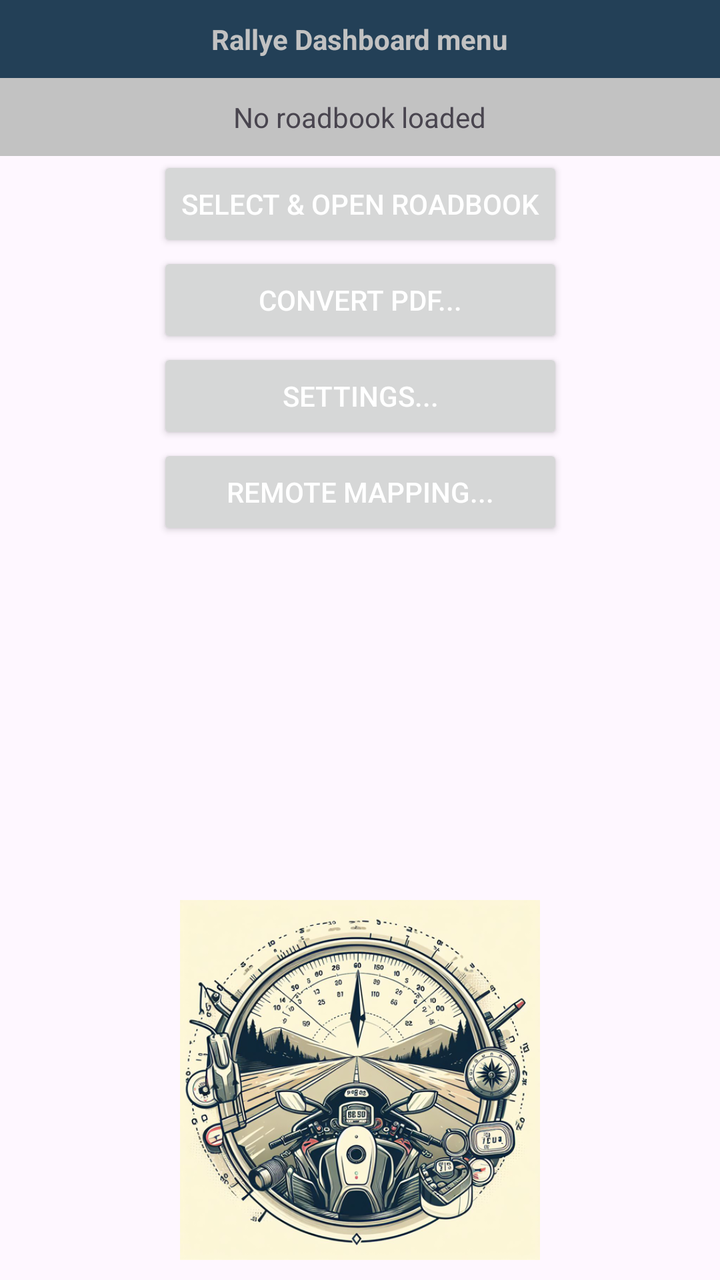
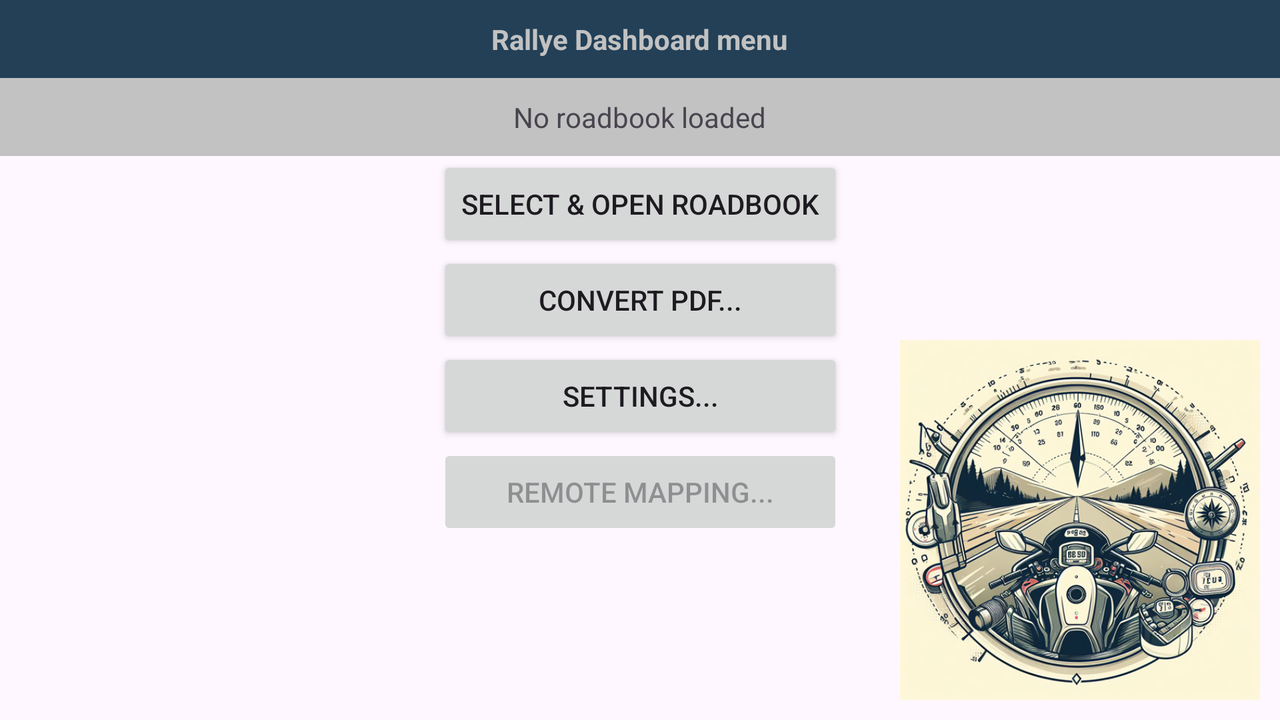

The same Android screen from two of the app's own layout files: first res/layout/ as a phone draws it, then the author's variant for another configuration, drawn on a device whose configuration selects that folder. Both files follow.
<!-- AndroidManifest.xml: application theme Theme.Rallye_Dashboard_kt -->
<!-- res/layout/advanced_menu_fragment.xml -->
<?xml version="1.0" encoding="utf-8"?>
<layout xmlns:android="http://schemas.android.com/apk/res/android"
    xmlns:app="http://schemas.android.com/apk/res-auto">

    <androidx.constraintlayout.widget.ConstraintLayout
        android:layout_width="match_parent"
        android:layout_height="match_parent">

        <ImageView
            android:layout_width="180dp"
            android:layout_height="wrap_content"
            android:layout_marginBottom="10dp"
            android:adjustViewBounds="true"
            android:scaleType="fitCenter"
            android:src="@drawable/icon"
            app:layout_constraintBottom_toBottomOf="parent"
            app:layout_constraintEnd_toEndOf="parent"
            app:layout_constraintStart_toStartOf="parent" />

        <FrameLayout
            android:id="@+id/title"
            android:layout_width="match_parent"
            android:layout_height="wrap_content"
            android:background="@color/dark_blue"
            app:layout_constraintEnd_toEndOf="parent"
            app:layout_constraintStart_toStartOf="parent"
            app:layout_constraintTop_toTopOf="parent">

            <TextView
                android:layout_width="wrap_content"
                android:layout_height="wrap_content"
                android:layout_gravity="center"
                android:layout_margin="10sp"
                android:text="@string/rallye_dashboard_menu"
                android:textColor="@color/menu_title"
                android:textStyle="bold" />

        </FrameLayout>

        <FrameLayout
            android:id="@+id/status"
            android:layout_width="match_parent"
            android:layout_height="wrap_content"
            android:background="@color/background"
            app:layout_constraintEnd_toEndOf="parent"
            app:layout_constraintStart_toStartOf="parent"
            app:layout_constraintTop_toBottomOf="@id/title">

            <TextView
                android:id="@+id/txt_roadbook_status"
                android:layout_width="wrap_content"
                android:layout_height="wrap_content"
                android:layout_gravity="center"
                android:layout_margin="10sp"
                android:text="@string/no_roadbook_loaded" />

        </FrameLayout>

        <Button
            android:id="@+id/bt_select_rb"
            android:layout_width="wrap_content"
            android:layout_height="wrap_content"
            android:layout_gravity="center"
            android:text="@string/select_amp_open_roadbook"
            android:textColor="@color/white"
            app:layout_constraintEnd_toEndOf="parent"
            app:layout_constraintStart_toStartOf="parent"
            app:layout_constraintTop_toBottomOf="@+id/status" />

        <Button
            android:id="@+id/bt_convert_pdf"
            android:layout_width="0dp"
            android:layout_height="wrap_content"
            android:layout_gravity="center"
            android:text="@string/convert_pdf"
            android:textColor="@color/white"
            app:layout_constraintEnd_toEndOf="@+id/bt_select_rb"
            app:layout_constraintStart_toStartOf="@+id/bt_select_rb"
            app:layout_constraintTop_toBottomOf="@+id/bt_select_rb" />

        <Button
            android:id="@+id/bt_settings"
            android:layout_width="0dp"
            android:layout_height="wrap_content"
            android:layout_gravity="center"
            android:text="@string/settings"
            android:textColor="@color/white"
            app:layout_constraintEnd_toEndOf="@+id/bt_select_rb"
            app:layout_constraintStart_toStartOf="@+id/bt_select_rb"
            app:layout_constraintTop_toBottomOf="@+id/bt_convert_pdf" />

        <Button
            android:id="@+id/bt_remote_config"
            android:layout_width="0dp"
            android:layout_height="wrap_content"
            android:layout_gravity="center"
            android:text="@string/remote_mapping"
            android:textColor="@color/white"
            app:layout_constraintEnd_toEndOf="@+id/bt_select_rb"
            app:layout_constraintStart_toStartOf="@+id/bt_select_rb"
            app:layout_constraintTop_toBottomOf="@+id/bt_settings" />

    </androidx.constraintlayout.widget.ConstraintLayout>
</layout>
<!-- resources referenced by this layout -->
<resources>
  <color name="background">#c2c2c2</color>
  <color name="dark_blue">#234057</color>
  <color name="menu_title">#c2c2c2</color>
  <color name="white">#FFFFFFFF</color>
  <!-- drawable icon: png bitmap (drawable, 466391 bytes) -->
  <string name="convert_pdf">Convert PDF...</string>
  <string name="no_roadbook_loaded">No roadbook loaded</string>
  <string name="rallye_dashboard_menu">Rallye Dashboard menu</string>
  <string name="remote_mapping">Remote mapping...</string>
  <string name="select_amp_open_roadbook">Select &amp; open roadbook</string>
  <string name="settings">Settings...</string>
  <style name="Theme.Rallye_Dashboard_kt" parent="Base.Theme.Rallye_Dashboard_kt" />
  <style name="Base.Theme.Rallye_Dashboard_kt" parent="Theme.Material3.DayNight.NoActionBar">
          
          <item name="colorPrimary">@color/dark_blue</item>
          <item name="colorPrimaryVariant">@color/light_blue</item>
      </style>
  <color name="light_blue">#3A5466</color>
</resources>
<!-- res/layout-land/advanced_menu_fragment.xml (the author's variant of the layout above) -->
<!-- drawn on the phone turned sideways -->
<?xml version="1.0" encoding="utf-8"?>
<layout xmlns:android="http://schemas.android.com/apk/res/android"
    xmlns:app="http://schemas.android.com/apk/res-auto">

    <androidx.constraintlayout.widget.ConstraintLayout
        android:layout_width="match_parent"
        android:layout_height="match_parent">

        <ImageView
            android:layout_width="180dp"
            android:layout_height="wrap_content"
            android:layout_marginBottom="10dp"
            android:layout_marginEnd="10dp"
            android:adjustViewBounds="true"
            android:scaleType="fitCenter"
            android:src="@drawable/icon"
            app:layout_constraintBottom_toBottomOf="parent"
            app:layout_constraintEnd_toEndOf="parent" />

        <FrameLayout
            android:id="@+id/title"
            android:layout_width="match_parent"
            android:layout_height="wrap_content"
            android:background="@color/dark_blue"
            app:layout_constraintEnd_toEndOf="parent"
            app:layout_constraintStart_toStartOf="parent"
            app:layout_constraintTop_toTopOf="parent">

            <TextView
                android:layout_width="wrap_content"
                android:layout_height="wrap_content"
                android:layout_gravity="center"
                android:layout_margin="10sp"
                android:text="Rallye Dashboard menu"
                android:textColor="@color/background"
                android:textStyle="bold" />

        </FrameLayout>

        <FrameLayout
            android:id="@+id/status"
            android:layout_width="match_parent"
            android:layout_height="wrap_content"
            android:background="@color/background"
            app:layout_constraintEnd_toEndOf="parent"
            app:layout_constraintStart_toStartOf="parent"
            app:layout_constraintTop_toBottomOf="@id/title">

            <TextView
                android:id="@+id/txt_roadbook_status"
                android:layout_width="wrap_content"
                android:layout_height="wrap_content"
                android:layout_gravity="center"
                android:layout_margin="10sp"
                android:text="@string/no_roadbook_loaded" />

        </FrameLayout>

        <Button
            android:id="@+id/bt_select_rb"
            android:layout_width="wrap_content"
            android:layout_height="wrap_content"
            android:layout_gravity="center"
            android:text="Select &amp; open roadbook"
            app:layout_constraintEnd_toEndOf="parent"
            app:layout_constraintStart_toStartOf="parent"
            app:layout_constraintTop_toBottomOf="@+id/status" />

        <Button
            android:id="@+id/bt_convert_pdf"
            android:layout_width="0dp"
            android:layout_height="wrap_content"
            android:layout_gravity="center"
            android:text="Convert PDF..."
            app:layout_constraintEnd_toEndOf="@+id/bt_select_rb"
            app:layout_constraintStart_toStartOf="@+id/bt_select_rb"
            app:layout_constraintTop_toBottomOf="@+id/bt_select_rb" />

        <Button
            android:id="@+id/bt_settings"
            android:layout_width="0dp"
            android:layout_height="wrap_content"
            android:layout_gravity="center"
            android:text="Settings..."
            app:layout_constraintEnd_toEndOf="@+id/bt_select_rb"
            app:layout_constraintStart_toStartOf="@+id/bt_select_rb"
            app:layout_constraintTop_toBottomOf="@+id/bt_convert_pdf" />

        <Button
            android:id="@+id/bt_remote_config"
            android:layout_width="0dp"
            android:layout_height="wrap_content"
            android:layout_gravity="center"
            android:enabled="false"
            android:text="Remote mapping..."
            app:layout_constraintEnd_toEndOf="@+id/bt_select_rb"
            app:layout_constraintStart_toStartOf="@+id/bt_select_rb"
            app:layout_constraintTop_toBottomOf="@+id/bt_settings" />

    </androidx.constraintlayout.widget.ConstraintLayout>
</layout>
<!-- resources referenced by the variant -->
<!-- as the phone turned sideways resolves them -->
<resources>
  <color name="background">#c2c2c2</color>
  <color name="dark_blue">#234057</color>
  <!-- drawable icon: png bitmap (drawable, 466391 bytes) -->
  <string name="no_roadbook_loaded">No roadbook loaded</string>
  <style name="Theme.Rallye_Dashboard_kt" parent="Base.Theme.Rallye_Dashboard_kt" />
  <style name="Base.Theme.Rallye_Dashboard_kt" parent="Theme.Material3.DayNight.NoActionBar">
          
          <item name="colorPrimary">@color/dark_blue</item>
          <item name="colorPrimaryVariant">@color/light_blue</item>
      </style>
  <color name="light_blue">#3A5466</color>
</resources>
